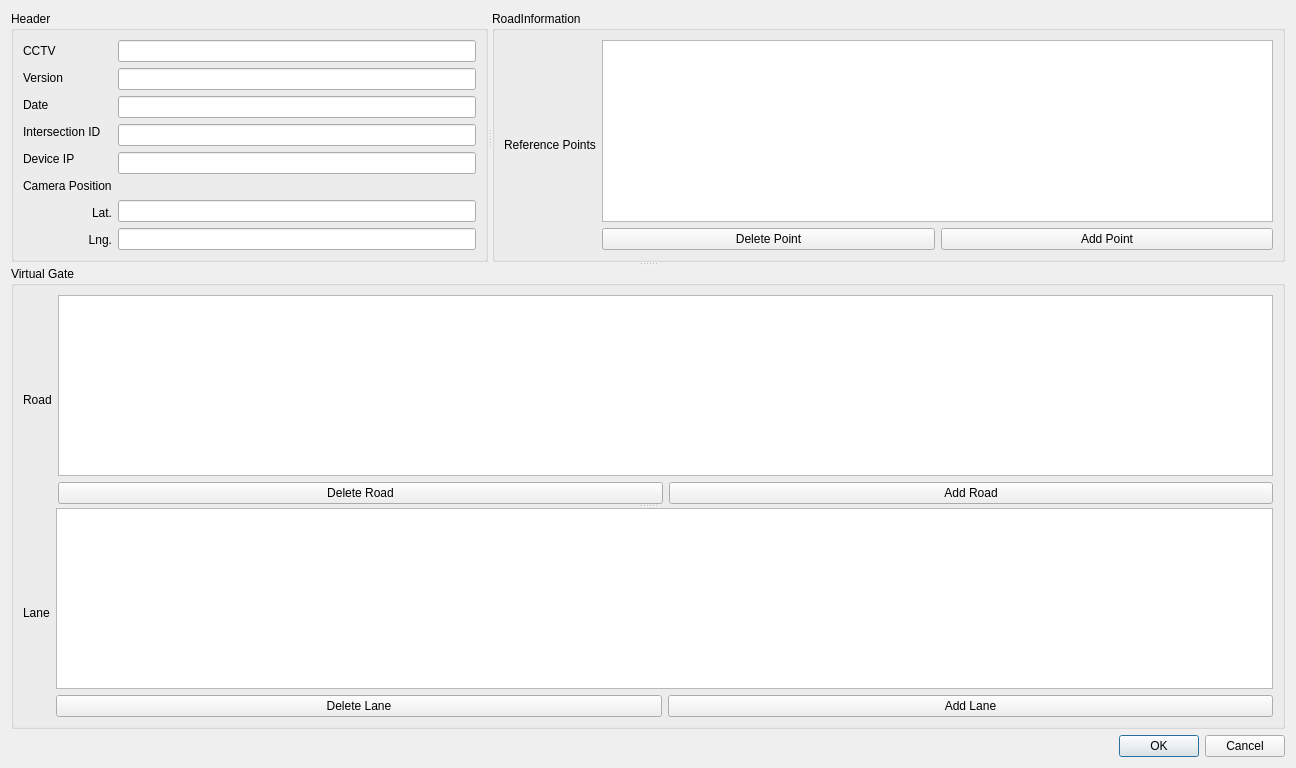
<?xml version="1.0" encoding="UTF-8"?>
<ui version="4.0">
 <class>frmCCTVConfiguration</class>
 <widget class="QWidget" name="frmCCTVConfiguration">
  <property name="geometry">
   <rect>
    <x>0</x>
    <y>0</y>
    <width>1296</width>
    <height>768</height>
   </rect>
  </property>
  <property name="windowTitle">
   <string>Form</string>
  </property>
  <layout class="QGridLayout" name="gridLayout_4">
   <item row="0" column="0">
    <layout class="QVBoxLayout" name="verticalLayout_6">
     <item>
      <widget class="QSplitter" name="splitter_3">
       <property name="orientation">
        <enum>Qt::Vertical</enum>
       </property>
       <widget class="QSplitter" name="splitter_2">
        <property name="sizePolicy">
         <sizepolicy hsizetype="Expanding" vsizetype="Preferred">
          <horstretch>0</horstretch>
          <verstretch>0</verstretch>
         </sizepolicy>
        </property>
        <property name="orientation">
         <enum>Qt::Horizontal</enum>
        </property>
        <widget class="QGroupBox" name="gbxHeader">
         <property name="title">
          <string>Header</string>
         </property>
         <layout class="QGridLayout" name="gridLayout">
          <item row="0" column="0">
           <layout class="QHBoxLayout" name="horizontalLayout">
            <item>
             <layout class="QVBoxLayout" name="verticalLayout">
              <item>
               <widget class="QLabel" name="lblCCTV">
                <property name="text">
                 <string>CCTV</string>
                </property>
               </widget>
              </item>
              <item>
               <widget class="QLabel" name="lblVersion">
                <property name="text">
                 <string>Version</string>
                </property>
               </widget>
              </item>
              <item>
               <widget class="QLabel" name="lblDate">
                <property name="text">
                 <string>Date</string>
                </property>
               </widget>
              </item>
              <item>
               <widget class="QLabel" name="lblIntersectionId">
                <property name="text">
                 <string>Intersection ID</string>
                </property>
               </widget>
              </item>
              <item>
               <widget class="QLabel" name="lblDeviceIp">
                <property name="text">
                 <string>Device IP</string>
                </property>
               </widget>
              </item>
              <item>
               <widget class="QLabel" name="lblCameraPosition">
                <property name="text">
                 <string>Camera Position</string>
                </property>
               </widget>
              </item>
              <item>
               <widget class="QLabel" name="lblCameraPositionLat">
                <property name="text">
                 <string>Lat.</string>
                </property>
                <property name="alignment">
                 <set>Qt::AlignRight|Qt::AlignTrailing|Qt::AlignVCenter</set>
                </property>
               </widget>
              </item>
              <item>
               <widget class="QLabel" name="lblCameraPositionLng">
                <property name="text">
                 <string>Lng.</string>
                </property>
                <property name="alignment">
                 <set>Qt::AlignRight|Qt::AlignTrailing|Qt::AlignVCenter</set>
                </property>
               </widget>
              </item>
             </layout>
            </item>
            <item>
             <layout class="QVBoxLayout" name="verticalLayout_2">
              <item>
               <widget class="QLineEdit" name="txtCCTV"/>
              </item>
              <item>
               <widget class="QLineEdit" name="txtVersion"/>
              </item>
              <item>
               <widget class="QLineEdit" name="txtDate"/>
              </item>
              <item>
               <widget class="QLineEdit" name="txtIntersectionId"/>
              </item>
              <item>
               <widget class="QLineEdit" name="txtDeviceIp"/>
              </item>
              <item>
               <spacer name="verticalSpacer">
                <property name="orientation">
                 <enum>Qt::Vertical</enum>
                </property>
                <property name="sizeType">
                 <enum>QSizePolicy::Fixed</enum>
                </property>
                <property name="sizeHint" stdset="0">
                 <size>
                  <width>20</width>
                  <height>20</height>
                 </size>
                </property>
               </spacer>
              </item>
              <item>
               <widget class="QLineEdit" name="txtCameraPositionLat"/>
              </item>
              <item>
               <widget class="QLineEdit" name="txtCameraPositionLng"/>
              </item>
             </layout>
            </item>
           </layout>
          </item>
         </layout>
        </widget>
        <widget class="QGroupBox" name="gbxRoadInformation">
         <property name="title">
          <string>RoadInformation</string>
         </property>
         <layout class="QGridLayout" name="gridLayout_3">
          <item row="0" column="0">
           <layout class="QHBoxLayout" name="horizontalLayout_3">
            <item>
             <widget class="QLabel" name="lblReferencePoints">
              <property name="text">
               <string>Reference Points</string>
              </property>
             </widget>
            </item>
            <item>
             <layout class="QVBoxLayout" name="verticalLayout_3">
              <item>
               <widget class="QTableWidget" name="tblReferencePoints"/>
              </item>
              <item>
               <layout class="QHBoxLayout" name="horizontalLayout_2">
                <property name="leftMargin">
                 <number>0</number>
                </property>
                <item>
                 <widget class="QPushButton" name="btnDeletePoint">
                  <property name="text">
                   <string>Delete Point</string>
                  </property>
                 </widget>
                </item>
                <item>
                 <widget class="QPushButton" name="btnAddPoint">
                  <property name="text">
                   <string>Add Point</string>
                  </property>
                 </widget>
                </item>
               </layout>
              </item>
             </layout>
            </item>
           </layout>
          </item>
         </layout>
        </widget>
       </widget>
       <widget class="QGroupBox" name="gbxVirtualGate">
        <property name="title">
         <string>Virtual Gate</string>
        </property>
        <layout class="QGridLayout" name="gridLayout_2">
         <item row="0" column="0">
          <widget class="QSplitter" name="splitter">
           <property name="orientation">
            <enum>Qt::Vertical</enum>
           </property>
           <widget class="QWidget" name="">
            <layout class="QHBoxLayout" name="horizontalLayout_5">
             <item>
              <widget class="QLabel" name="lblRoad">
               <property name="text">
                <string>Road</string>
               </property>
              </widget>
             </item>
             <item>
              <layout class="QVBoxLayout" name="verticalLayout_5">
               <item>
                <widget class="QTableWidget" name="tblRoad"/>
               </item>
               <item>
                <layout class="QHBoxLayout" name="horizontalLayout_4">
                 <item>
                  <widget class="QPushButton" name="btnDeleteRoad">
                   <property name="text">
                    <string>Delete Road</string>
                   </property>
                  </widget>
                 </item>
                 <item>
                  <widget class="QPushButton" name="btnAddRoad">
                   <property name="text">
                    <string>Add Road</string>
                   </property>
                  </widget>
                 </item>
                </layout>
               </item>
              </layout>
             </item>
            </layout>
           </widget>
           <widget class="QWidget" name="">
            <layout class="QHBoxLayout" name="horizontalLayout_7">
             <item>
              <widget class="QLabel" name="lblLane">
               <property name="text">
                <string>Lane</string>
               </property>
              </widget>
             </item>
             <item>
              <layout class="QVBoxLayout" name="verticalLayout_4">
               <item>
                <widget class="QTableWidget" name="tblLane"/>
               </item>
               <item>
                <layout class="QHBoxLayout" name="horizontalLayout_6">
                 <item>
                  <widget class="QPushButton" name="btnDeleteLane">
                   <property name="text">
                    <string>Delete Lane</string>
                   </property>
                  </widget>
                 </item>
                 <item>
                  <widget class="QPushButton" name="btnAddLane">
                   <property name="text">
                    <string>Add Lane</string>
                   </property>
                  </widget>
                 </item>
                </layout>
               </item>
              </layout>
             </item>
            </layout>
           </widget>
          </widget>
         </item>
        </layout>
       </widget>
      </widget>
     </item>
     <item>
      <widget class="QDialogButtonBox" name="buttonBox">
       <property name="standardButtons">
        <set>QDialogButtonBox::Cancel|QDialogButtonBox::Ok</set>
       </property>
      </widget>
     </item>
    </layout>
   </item>
  </layout>
 </widget>
 <resources/>
 <connections/>
</ui>
